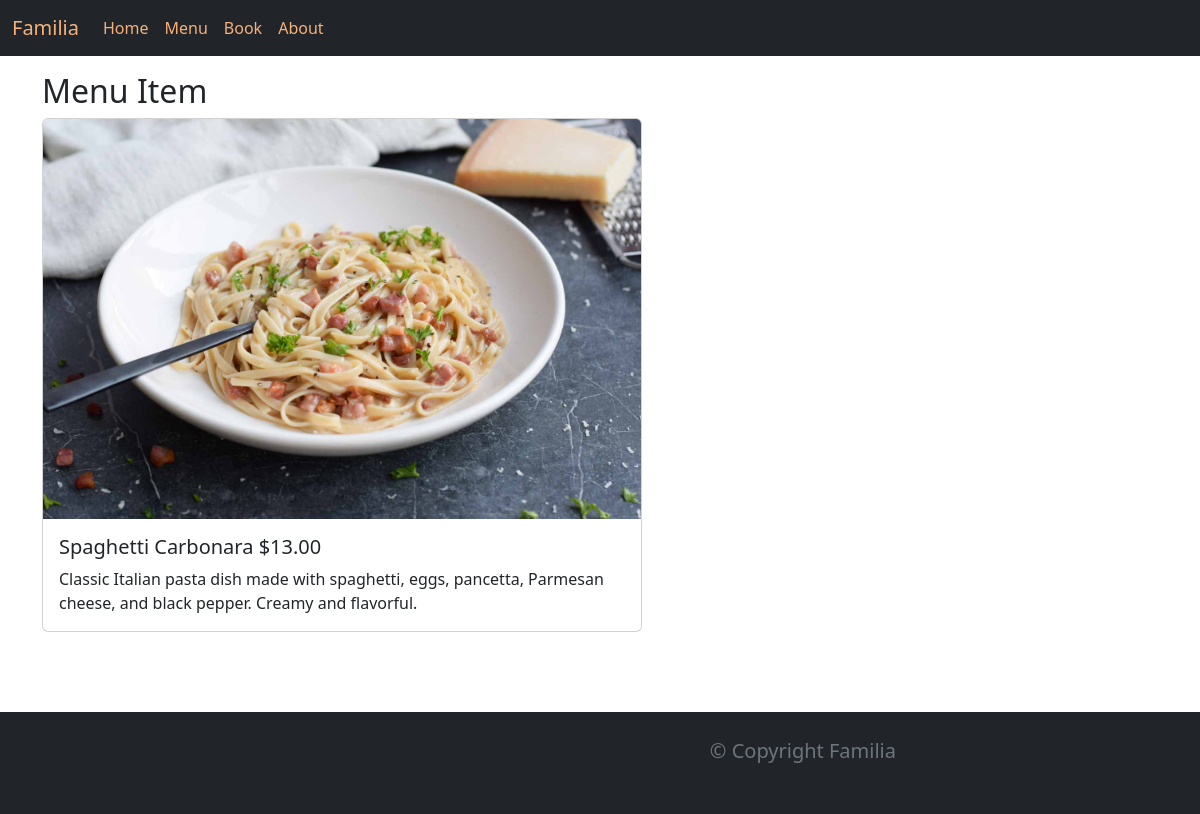
Screenshot of /menu_item/1/ with the database file from the repository.
### Restaurant/models.py (models this page shows, shortened)
class Menu(models.Model):
    name = models.CharField(max_length=200)
    price = models.IntegerField()
    desc=models.TextField(max_length=1000)

### Restaurant/views.py (the view)
# urls.py: path("menu_item/<pk>/",views.menu_item,name="menu_item"),
def menu_item(request,pk=None):
    if pk:
        try:
            item=Menu.objects.get(pk=pk)
        except:
            item=''
    else:
        item=''
    return render(request,"menu_item.html",{"menu_item":item})

### Restaurant/templates/menu_item.html
{% extends 'base.html' %} {% load static %}{% block title %} Menu item {% endblock %} {% block content %}
<h2>Menu Item</h2>
<div class="card" style="width: 50vw">
  <img
    src="{% static 'img/menu/' %}{{menu_item.name}}.jpg"
    class="card-img-top"
    alt="menu_item.name"
    height="400vh"
    width="300px"
  />
  <div class="card-body">
    <h5 class="card-title">{{menu_item.name}} ${{menu_item.price}}.00</h5>
    <p class="card-text">{{menu_item.desc}}</p>
  </div>
</div>
{% endblock %}

### rows the page displays
Menu: name (picture), name "Spaghetti Carbonara", price "13", desc "Classic Italian pasta dish made with spaghetti, eggs, pancetta, Parmesan cheese, and black pepper. Creamy and flavorful."
